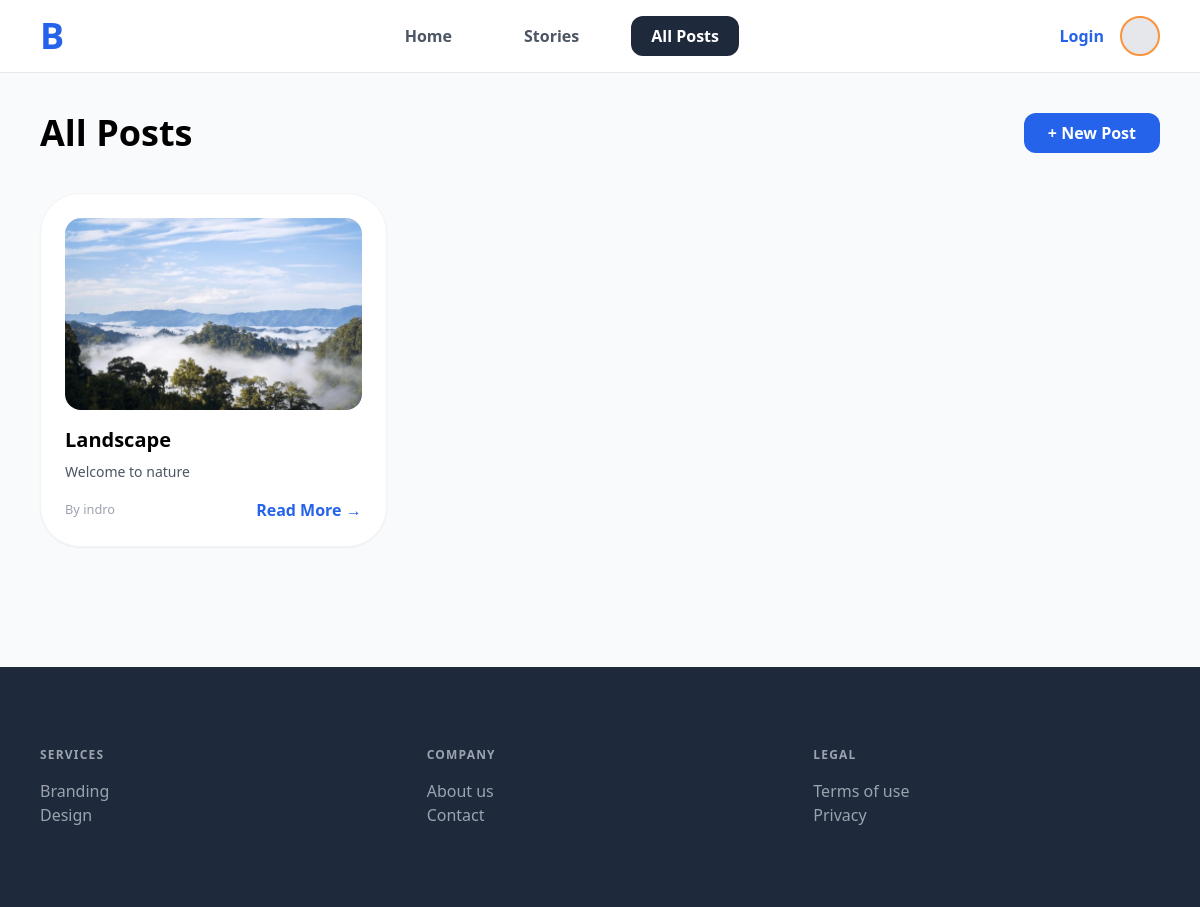
/posts/, run on the app's committed database.
### blog/models.py (models this page shows, shortened)
class Post(models.Model):
    title = models.CharField(max_length=200)
    content = models.TextField()
    image = models.ImageField(upload_to='post_pics/', blank=True, null=True)
    author = models.ForeignKey(User, on_delete=models.CASCADE)
    created_at = models.DateTimeField(auto_now_add=True)
    likes = models.ManyToManyField(User, related_name='blog_likes', blank=True)

### blog/views.py (the view)
# urls.py: path('posts/', views.all_posts, name='all_posts'),
def all_posts(request):
    posts = Post.objects.select_related('author').order_by('-created_at')
    return render(request, 'blog/posts.html', {'posts': posts})

### blog/templates/blog/posts.html
{% extends 'blog/base.html' %}
{% block content %}
<div class="max-w-7xl mx-auto p-10">
    <div class="flex justify-between items-center mb-10">
        <h2 class="text-4xl font-bold">All Posts</h2>
        <a href="{% url 'post_create' %}" class="bg-blue-600 text-white px-6 py-2 rounded-xl font-bold hover:bg-blue-700 transition">+ New Post</a>
    </div>
    {% if posts %}
        <div class="grid grid-cols-1 md:grid-cols-3 gap-10">
            {% for post in posts %}
            <div class="bg-white rounded-[2.5rem] p-6 shadow-sm border border-gray-100 flex flex-col">
                {% if post.image %}
                    <img src="{{ post.image.url }}" alt="{{ post.title }}" class="w-full h-48 object-cover rounded-2xl mb-4">
                {% endif %}
                <h3 class="text-xl font-bold mb-2">{{ post.title }}</h3>
                <p class="text-gray-600 text-sm mb-4">{{ post.content|truncatewords:20 }}</p>
                <div class="flex justify-between items-center mt-auto">
                    <small class="text-gray-400">By {{ post.author.username }}</small>
                    <a href="{% url 'post_detail' post.pk %}" class="text-blue-600 font-bold hover:underline">Read More →</a>
                </div>
            </div>
            {% endfor %}
        </div>
    {% else %}
        <div class="text-center py-20">
            <p class="text-gray-500 text-lg">No posts yet. <a href="{% url 'post_create' %}" class="text-blue-600 font-bold">Create one!</a></p>
        </div>
    {% endif %}
</div>
{% endblock %}

### data on the page
Post: image (picture), title "Landscape", content "Welcome to nature", author.username "indro"
